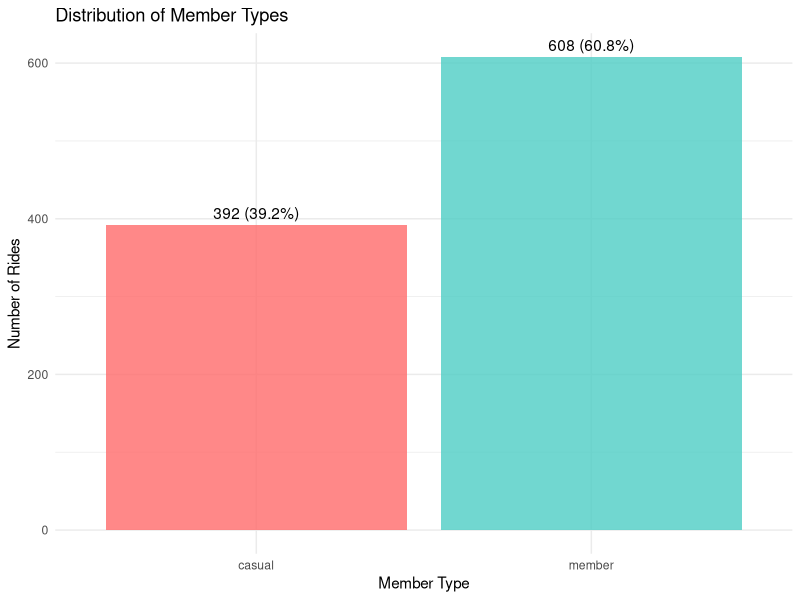
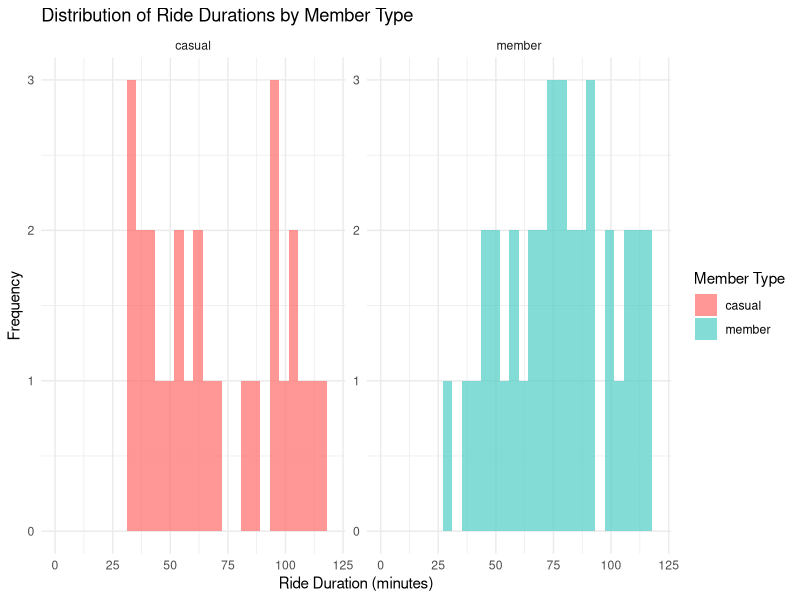
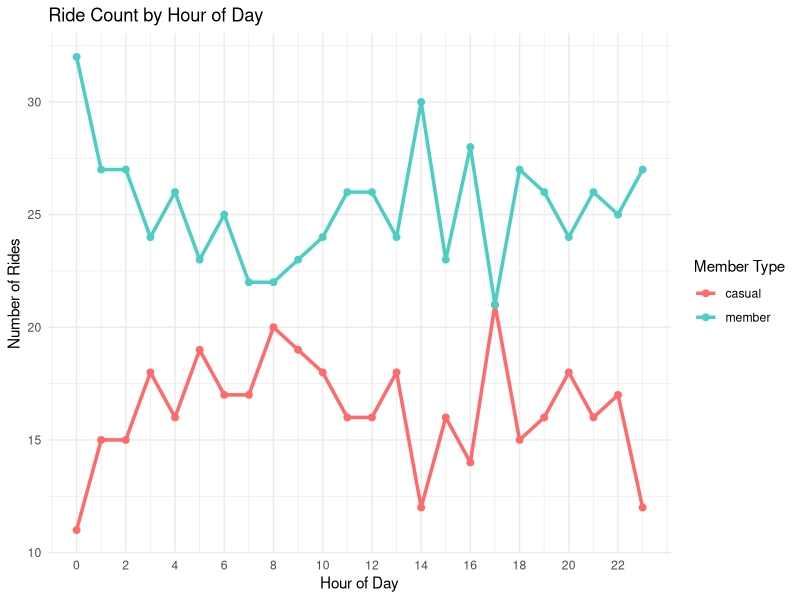
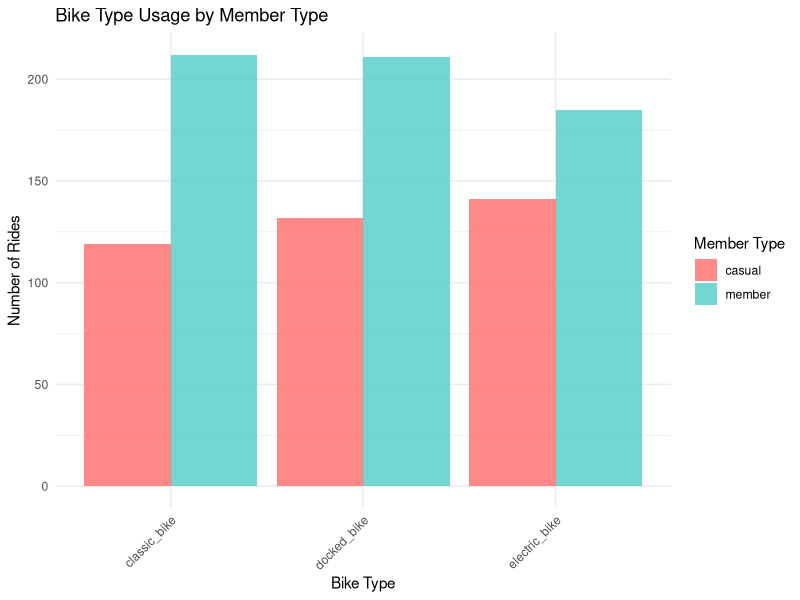

Here is the R script that generated these plots, in order:
## ---- chunk 1
# Load required libraries
library(tidyverse)
library(lubridate)
library(ggplot2)
library(dplyr)
library(scales)
library(gridExtra)

# Set working directory and load data
# Note: In Kaggle, you would upload your CSV files to the dataset
## ---- chunk 2
# Load sample data for demonstration
# In actual implementation, load your processed dataset here

# Create sample data structure for demonstration
set.seed(123)
sample_data <- data.frame(
  ride_id = paste0("RIDE_", 1:1000),
  rideable_type = sample(c("electric_bike", "classic_bike", "docked_bike"), 1000, replace = TRUE),
  started_at = seq(as.POSIXct("2024-01-01"), as.POSIXct("2024-01-31"), length.out = 1000),
  ended_at = seq(as.POSIXct("2024-01-01 00:30"), as.POSIXct("2024-01-31 23:30"), length.out = 1000),
  start_station_name = paste0("Station_", sample(1:50, 1000, replace = TRUE)),
  end_station_name = paste0("Station_", sample(1:50, 1000, replace = TRUE)),
  member_casual = sample(c("member", "casual"), 1000, replace = TRUE, prob = c(0.6, 0.4))
)

# Add calculated fields
sample_data$ride_duration_minutes <- as.numeric(
  difftime(sample_data$ended_at, sample_data$started_at, units = "mins")
)
sample_data$hour_of_day <- hour(sample_data$started_at)
sample_data$day_of_week <- wday(sample_data$started_at)
sample_data$is_weekend <- sample_data$day_of_week %in% c(1, 7)

head(sample_data)
## ---- chunk 3
# Basic data overview
cat("Dataset Overview:\n")
cat("Total records:", nrow(sample_data), "\n")
cat("Date range:", min(sample_data$started_at), "to", max(sample_data$started_at), "\n")

# Missing values check
missing_summary <- sample_data %>%
  summarise_all(~sum(is.na(.))) %>%
  gather(key = "variable", value = "missing_count") %>%
  mutate(missing_percentage = round(missing_count / nrow(sample_data) * 100, 2))

print("Missing Values Summary:")
print(missing_summary)

# Data types
str(sample_data)
## ---- chunk 4
# Member type distribution
member_distribution <- sample_data %>%
  count(member_casual) %>%
  mutate(percentage = round(n / sum(n) * 100, 2))

print("Member Distribution:")
print(member_distribution)

# Visualization
ggplot(member_distribution, aes(x = member_casual, y = n, fill = member_casual)) +
  geom_col(alpha = 0.8) +
  geom_text(aes(label = paste0(n, " (", percentage, "%)")), vjust = -0.5) +
  labs(
    title = "Distribution of Member Types",
    x = "Member Type",
    y = "Number of Rides",
    fill = "Member Type"
  ) +
  theme_minimal() +
  scale_fill_manual(values = c("casual" = "#FF6B6B", "member" = "#4ECDC4")) +
  theme(legend.position = "none")
## ---- chunk 5
# Duration statistics by member type
duration_stats <- sample_data %>%
  group_by(member_casual) %>%
  summarise(
    count = n(),
    mean_duration = round(mean(ride_duration_minutes, na.rm = TRUE), 2),
    median_duration = round(median(ride_duration_minutes, na.rm = TRUE), 2),
    min_duration = min(ride_duration_minutes, na.rm = TRUE),
    max_duration = max(ride_duration_minutes, na.rm = TRUE)
  )

print("Ride Duration Statistics by Member Type:")
print(duration_stats)

# Duration distribution plot
ggplot(sample_data, aes(x = ride_duration_minutes, fill = member_casual)) +
  geom_histogram(bins = 30, alpha = 0.7, position = "identity") +
  facet_wrap(~member_casual, scales = "free_y") +
  labs(
    title = "Distribution of Ride Durations by Member Type",
    x = "Ride Duration (minutes)",
    y = "Frequency",
    fill = "Member Type"
  ) +
  theme_minimal() +
  scale_x_continuous(limits = c(0, 120)) +
  scale_fill_manual(values = c("casual" = "#FF6B6B", "member" = "#4ECDC4"))
## ---- chunk 6
# Hourly usage patterns
hourly_usage <- sample_data %>%
  group_by(hour_of_day, member_casual) %>%
  summarise(count = n(), .groups = "drop")

ggplot(hourly_usage, aes(x = hour_of_day, y = count, color = member_casual)) +
  geom_line(size = 1.2) +
  geom_point(size = 2) +
  labs(
    title = "Ride Count by Hour of Day",
    x = "Hour of Day",
    y = "Number of Rides",
    color = "Member Type"
  ) +
  theme_minimal() +
  scale_color_manual(values = c("casual" = "#FF6B6B", "member" = "#4ECDC4")) +
  scale_x_continuous(breaks = seq(0, 23, 2))

# Weekend vs weekday usage
weekend_usage <- sample_data %>%
  group_by(is_weekend, member_casual) %>%
  summarise(count = n(), .groups = "drop") %>%
  group_by(member_casual) %>%
  mutate(percentage = round(count / sum(count) * 100, 2))

print("Weekend vs Weekday Usage:")
print(weekend_usage)
## ---- chunk 7
# Bike type usage by member type
bike_preferences <- sample_data %>%
  group_by(rideable_type, member_casual) %>%
  summarise(count = n(), .groups = "drop") %>%
  group_by(member_casual) %>%
  mutate(percentage = round(count / sum(count) * 100, 2))

print("Bike Type Preferences by Member Type:")
print(bike_preferences)

# Visualization
ggplot(bike_preferences, aes(x = rideable_type, y = count, fill = member_casual)) +
  geom_col(position = "dodge", alpha = 0.8) +
  labs(
    title = "Bike Type Usage by Member Type",
    x = "Bike Type",
    y = "Number of Rides",
    fill = "Member Type"
  ) +
  theme_minimal() +
  scale_fill_manual(values = c("casual" = "#FF6B6B", "member" = "#4ECDC4")) +
  theme(axis.text.x = element_text(angle = 45, hjust = 1))
